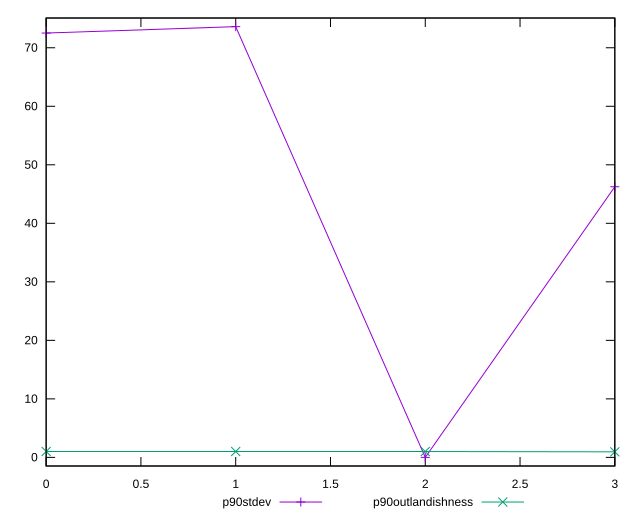

Generate this figure with gnuplot:
reset

$p90Stdev <<EOF
0 72.51426234575594
1 73.61210166811148
2 0
3 46.249074721881186
EOF

$p90Outlandishness <<EOF
0 1.0094147683128716
1 1.0047844702012685
2 1
3 0.9478413265306121
EOF

set key outside below
set xrange [0:3]
set yrange [-1.4722420333622297:75.08434370147371]
set trange [-1.4722420333622297:75.08434370147371]
set terminal svg size 640, 520 enhanced background rgb 'white'
set output "reports/report_00033_2021-03-01T14-23-16.841Z/unused-css-rules/progression/stddev.svg"

plot $p90Stdev title "p90stdev" with linespoints, \
     $p90Outlandishness title "p90outlandishness" with linespoints

reset
